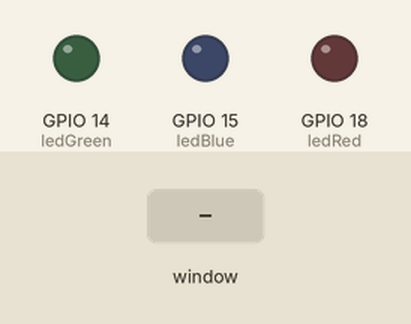
Simulated run of this program. Board: Raspberry Pi (BCM pin numbers). Shown: output pins drawn as LEDs (lit = HIGH). Inputs (shaded band) come from the test bench. The desktop window is not drawn, its controls go by their first labels and the mouse button is held 0.15 s. At 8.8 s the program stops and its outputs stay as they are.

Above: at 1.2 s.
1.3 s: control labelled "Turn Green LED on" in the window clicked
At 1.6 s:
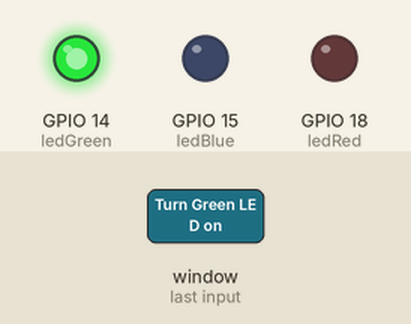
2.8 s: control labelled "Turn Blue LED on" in the window clicked
At 3.9 s:
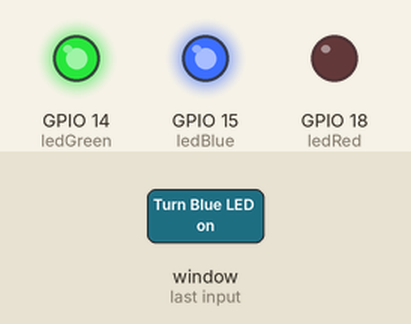
4.3 s: control labelled "Turn Red LED on" in the window clicked
At 5.0 s:
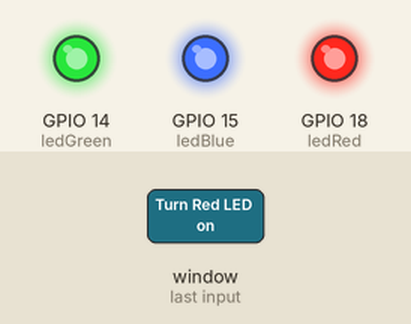
5.8 s: control labelled "Turn Green LED on" in the window clicked
At 6.2 s:
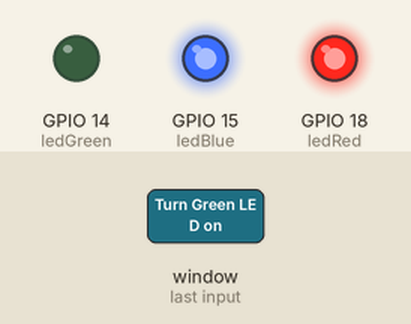
7.3 s: control labelled "Turn Blue LED on" in the window clicked
At 8.5 s:
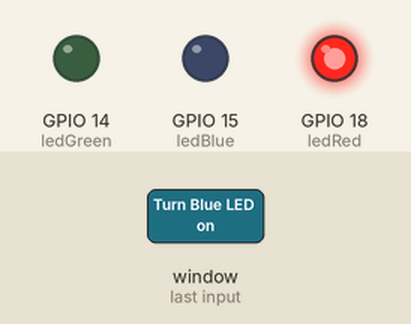
8.8 s: control labelled "Exit" in the window clicked
At 9.7 s:
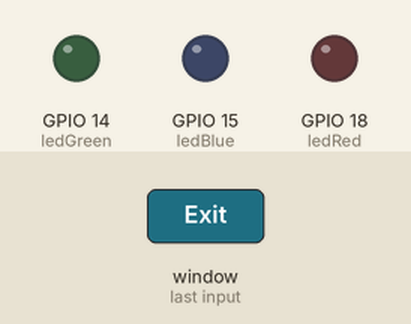
Timing chart, 0 to 10.3 s (numbered marks = the images above; inputs shaded):
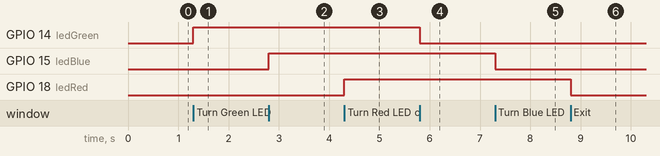

Measured:
- after the input at 1.3 s, GPIO 14 (ledGreen): LOW → HIGH at once
- after the input at 2.8 s, GPIO 15 (ledBlue): LOW → HIGH at once
- after the input at 4.3 s, GPIO 18 (ledRed): LOW → HIGH at once
- after the input at 5.8 s, GPIO 14 (ledGreen): HIGH → LOW at once
- after the input at 7.3 s, GPIO 15 (ledBlue): HIGH → LOW at once
- after the input at 8.8 s, GPIO 18 (ledRed): HIGH → LOW at once

The program:

GUI.py
```python
from tkinter import *
import tkinter.font
from gpiozero import LED
import RPi.GPIO
RPi.GPIO.setmode(RPi.GPIO.BCM)

##hardware
ledGreen=LED(14)
ledBlue=LED(15)
ledRed=LED(18)

##GUI DEFINITIONS##
win=Tk()
win.title("Led Toggler")

myFont=tkinter.font.Font(family='Helvetica',size=12,weight="bold")

##EVENT FUNCTION##
def ledToggleGreen():
	if ledGreen.is_lit:
	    ledGreen.off()
	    ledButton["text"]="Turn Green Led on"

	else:
	   ledGreen.on()
	   ledButton["text"]="Turn Green Led off"
def ledToggleBlue():
	if ledBlue.is_lit:
	    ledBlue.off()
	    ledButton["text"]="Turn Blue Led on"

	else:
	   ledBlue.on()
	   ledButton["text"]="Turn blue Led off"

def ledToggleRed():
	if ledRed.is_lit:
	    ledRed.off()
	    ledButton["text"]="Turn Red Led on"

	else:
	   ledRed.on()
	   ledButton["text"]="Turn blue Led off"


def close():
    RPi.GPIO.cleanup()
    win.destroy()
##WIDGETS###
ledButton=Button(win,text='Turn Green LED on',font=myFont,command=ledToggleGreen,bg='bisque2',height=1,width=24)

ledButton.grid(row=0,column=1)

ledButton=Button(win,text='Turn Blue LED on',font=myFont,command=ledToggleBlue,bg='bisque2',height=1,width=24)

ledButton.grid(row=1,column=1)

ledButton=Button(win,text='Turn Red LED on',font=myFont,command=ledToggleRed,bg='bisque2',height=1,width=24)

ledButton.grid(row=2,column=1)

exitButton=Button(win,text='Exit',font=myFont,command=close,bg='red',height=1,width=6)
exitButton.grid(row=3,column=1)

win.protocol("WM_DELETE_WINDOW",close)#exit clean

win.mainloop() #loop forever
```
